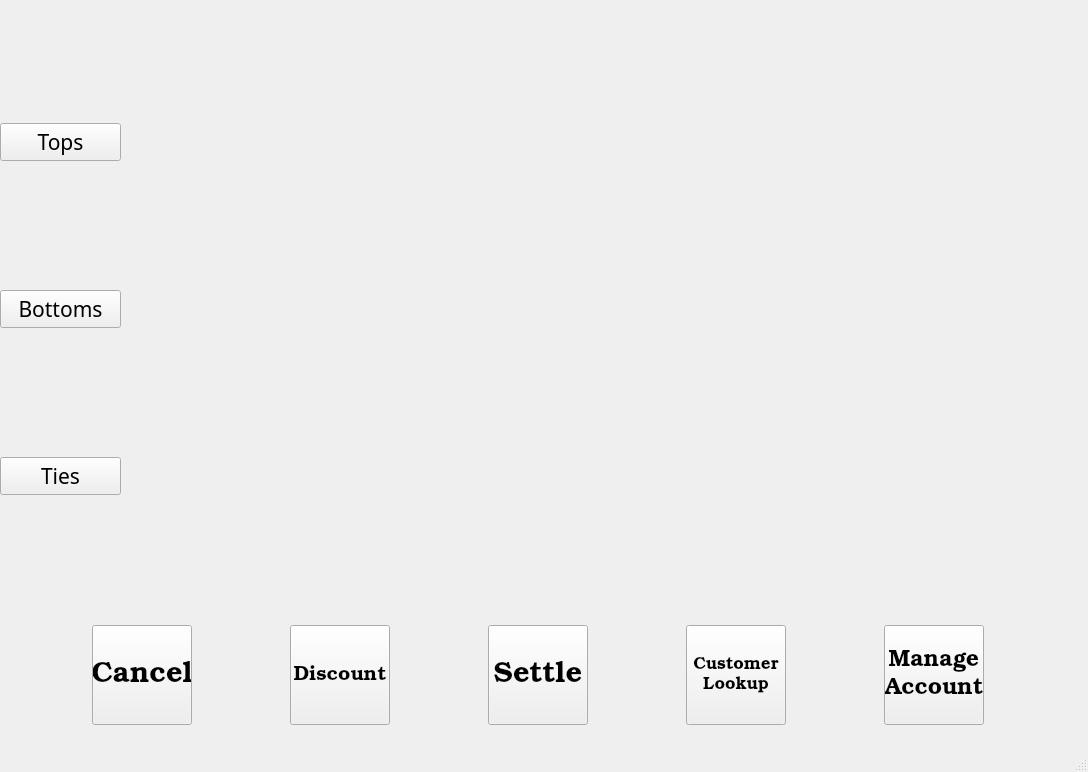
<?xml version="1.0" encoding="UTF-8"?>
<ui version="4.0">
 <class>MainWindow</class>
 <widget class="QMainWindow" name="MainWindow">
  <property name="geometry">
   <rect>
    <x>0</x>
    <y>0</y>
    <width>1088</width>
    <height>772</height>
   </rect>
  </property>
  <property name="windowTitle">
   <string>MainWindow</string>
  </property>
  <widget class="QWidget" name="centralwidget">
   <widget class="QWidget" name="gridLayoutWidget">
    <property name="geometry">
     <rect>
      <x>130</x>
      <y>0</y>
      <width>641</width>
      <height>621</height>
     </rect>
    </property>
    <layout class="QGridLayout" name="gridLayout"/>
   </widget>
   <widget class="QWidget" name="horizontalLayoutWidget">
    <property name="geometry">
     <rect>
      <x>0</x>
      <y>620</y>
      <width>1081</width>
      <height>111</height>
     </rect>
    </property>
    <layout class="QHBoxLayout" name="horizontalLayout">
     <item>
      <widget class="QPushButton" name="btn_cancel">
       <property name="sizePolicy">
        <sizepolicy hsizetype="Preferred" vsizetype="Preferred">
         <horstretch>0</horstretch>
         <verstretch>20</verstretch>
        </sizepolicy>
       </property>
       <property name="minimumSize">
        <size>
         <width>100</width>
         <height>100</height>
        </size>
       </property>
       <property name="maximumSize">
        <size>
         <width>100</width>
         <height>100</height>
        </size>
       </property>
       <property name="baseSize">
        <size>
         <width>12</width>
         <height>2</height>
        </size>
       </property>
       <property name="font">
        <font>
         <family>Bookman Old Style</family>
         <pointsize>22</pointsize>
         <stylestrategy>PreferAntialias</stylestrategy>
        </font>
       </property>
       <property name="text">
        <string>Cancel</string>
       </property>
      </widget>
     </item>
     <item>
      <widget class="QPushButton" name="btn_discount">
       <property name="sizePolicy">
        <sizepolicy hsizetype="Preferred" vsizetype="Preferred">
         <horstretch>0</horstretch>
         <verstretch>20</verstretch>
        </sizepolicy>
       </property>
       <property name="minimumSize">
        <size>
         <width>100</width>
         <height>100</height>
        </size>
       </property>
       <property name="maximumSize">
        <size>
         <width>100</width>
         <height>100</height>
        </size>
       </property>
       <property name="baseSize">
        <size>
         <width>12</width>
         <height>2</height>
        </size>
       </property>
       <property name="font">
        <font>
         <family>Bookman Old Style</family>
         <pointsize>15</pointsize>
         <stylestrategy>PreferAntialias</stylestrategy>
        </font>
       </property>
       <property name="text">
        <string>Discount</string>
       </property>
      </widget>
     </item>
     <item>
      <widget class="QPushButton" name="btn_settle">
       <property name="sizePolicy">
        <sizepolicy hsizetype="Preferred" vsizetype="Preferred">
         <horstretch>0</horstretch>
         <verstretch>20</verstretch>
        </sizepolicy>
       </property>
       <property name="minimumSize">
        <size>
         <width>100</width>
         <height>100</height>
        </size>
       </property>
       <property name="maximumSize">
        <size>
         <width>100</width>
         <height>100</height>
        </size>
       </property>
       <property name="baseSize">
        <size>
         <width>12</width>
         <height>2</height>
        </size>
       </property>
       <property name="font">
        <font>
         <family>Bookman Old Style</family>
         <pointsize>22</pointsize>
         <stylestrategy>PreferAntialias</stylestrategy>
        </font>
       </property>
       <property name="text">
        <string>Settle</string>
       </property>
      </widget>
     </item>
     <item>
      <widget class="QPushButton" name="btn_cust_lookup">
       <property name="sizePolicy">
        <sizepolicy hsizetype="Preferred" vsizetype="Preferred">
         <horstretch>0</horstretch>
         <verstretch>20</verstretch>
        </sizepolicy>
       </property>
       <property name="minimumSize">
        <size>
         <width>100</width>
         <height>100</height>
        </size>
       </property>
       <property name="maximumSize">
        <size>
         <width>100</width>
         <height>100</height>
        </size>
       </property>
       <property name="baseSize">
        <size>
         <width>12</width>
         <height>2</height>
        </size>
       </property>
       <property name="font">
        <font>
         <family>Bookman Old Style</family>
         <pointsize>13</pointsize>
         <stylestrategy>PreferAntialias</stylestrategy>
        </font>
       </property>
       <property name="text">
        <string>Customer
Lookup</string>
       </property>
      </widget>
     </item>
     <item>
      <widget class="QPushButton" name="btn_manage_acct">
       <property name="sizePolicy">
        <sizepolicy hsizetype="Preferred" vsizetype="Preferred">
         <horstretch>0</horstretch>
         <verstretch>20</verstretch>
        </sizepolicy>
       </property>
       <property name="minimumSize">
        <size>
         <width>100</width>
         <height>100</height>
        </size>
       </property>
       <property name="maximumSize">
        <size>
         <width>100</width>
         <height>100</height>
        </size>
       </property>
       <property name="baseSize">
        <size>
         <width>12</width>
         <height>2</height>
        </size>
       </property>
       <property name="font">
        <font>
         <family>Bookman Old Style</family>
         <pointsize>17</pointsize>
         <stylestrategy>PreferAntialias</stylestrategy>
        </font>
       </property>
       <property name="text">
        <string>Manage
Account</string>
       </property>
      </widget>
     </item>
    </layout>
   </widget>
   <widget class="QWidget" name="verticalLayoutWidget">
    <property name="geometry">
     <rect>
      <x>0</x>
      <y>0</y>
      <width>121</width>
      <height>621</height>
     </rect>
    </property>
    <layout class="QVBoxLayout" name="verticalLayout">
     <item>
      <widget class="QPushButton" name="btn_tops">
       <property name="font">
        <font>
         <family>Book Antiqua</family>
         <pointsize>16</pointsize>
        </font>
       </property>
       <property name="text">
        <string>Tops</string>
       </property>
      </widget>
     </item>
     <item>
      <widget class="QPushButton" name="btn_bottoms">
       <property name="font">
        <font>
         <family>Book Antiqua</family>
         <pointsize>16</pointsize>
        </font>
       </property>
       <property name="text">
        <string>Bottoms</string>
       </property>
      </widget>
     </item>
     <item>
      <widget class="QPushButton" name="btn_ties">
       <property name="font">
        <font>
         <family>Book Antiqua</family>
         <pointsize>16</pointsize>
        </font>
       </property>
       <property name="text">
        <string>Ties</string>
       </property>
      </widget>
     </item>
    </layout>
   </widget>
  </widget>
  <widget class="QMenuBar" name="menubar">
   <property name="geometry">
    <rect>
     <x>0</x>
     <y>0</y>
     <width>1088</width>
     <height>21</height>
    </rect>
   </property>
  </widget>
  <widget class="QStatusBar" name="statusbar"/>
 </widget>
 <resources/>
 <connections/>
</ui>
